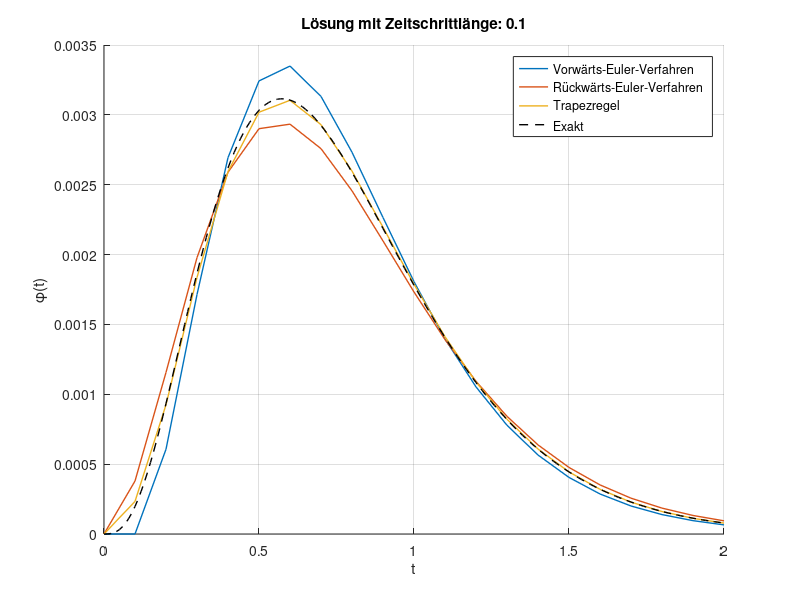
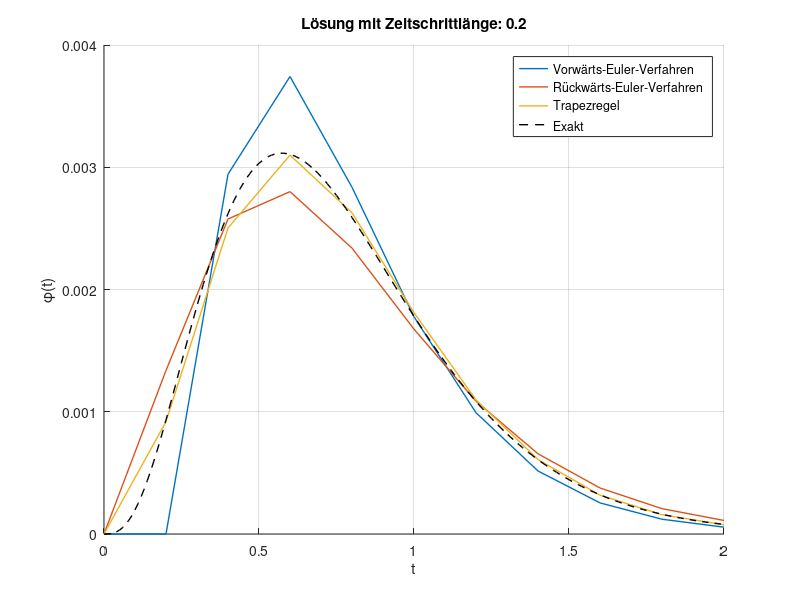
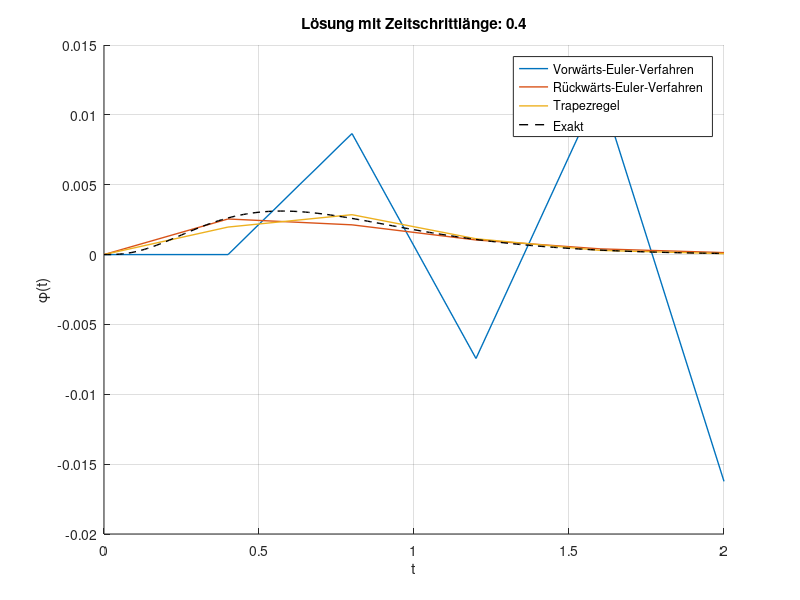

Recreate these plots in MATLAB, in order.
% ===========================================================
% Allgemeine Form:
% φn+1 = φn + θ ∆t f (tn+1, φn+1) + (1 − θ) ∆t f (tn, φn) (1)
%
% θ = 0:   das Vorwärts-Euler-Verfahren
% θ = 1:   das Rückwärts-Euler-Verfahren
% θ = 1/2: die Trapezregel
% 
% f (t,φ) = t^2*exp(−5t) − 6*φ 
% ===========================================================

close all
clear
clc

phi = @(t) exp(-5.*t).*(t.^2-2.*t+2)-2.*exp(-6.*t); % exakte Lösung zum Vergleichen

dt = [0.1 0.2 0.4];

for k = 1:length(dt)

    t = 0:dt(k):2;
    
    phi_vorwaerts   = zeros(1,length(t));
    phi_rueckwaerts = zeros(1,length(t));
    phi_trapez      = zeros(1,length(t));
    
    for i=1:length(t)-1
        % Gl. (1) mit θ = 0:
        phi_vorwaerts(i+1) = phi_vorwaerts(i) + ...
                             dt(k) * (t(i)^2*exp(-5*t(i))-6*phi_vorwaerts(i));
    
        % Gl. (1) mit θ = 1 und lösen nach φn+1:
        phi_rueckwaerts(i+1) = (phi_rueckwaerts(i) + ...
                               dt(k) * t(i+1)^2*exp(-5*t(i+1)))/(1+6*dt(k));
        
        % Gl. (1) mit θ = 1/2 und lösen nach φn+1:
        phi_trapez(i+1) = (...
                           phi_trapez(i) + ...
                           dt(k)/2 * ( t(i+1)^2 * exp(-5*t(i+1)) +   ...
                           t(i)^2 * exp(-5*t(i)) - 6*phi_trapez(i) ) ...
                           ) / (1+3*dt(k));
    
    end
    
    figure(k)
    hold on
    plot(t,phi_vorwaerts,'LineWidth',1,'DisplayName','Vorwärts-Euler-Verfahren')
    plot(t,phi_rueckwaerts,'LineWidth',1,'DisplayName','Rückwärts-Euler-Verfahren')
    plot(t,phi_trapez,'LineWidth',1,'DisplayName','Trapezregel')
    plot(0:0.01:2,phi(0:0.01:2),'k--','LineWidth',1,'DisplayName','Exakt'); % exakte Lösung zum Vergleichen
    legend
    xlabel('t')
    ylabel('\phi(t)')
    title(['Lösung mit Zeitschrittlänge: ',num2str(dt(k))])
    grid on

end








